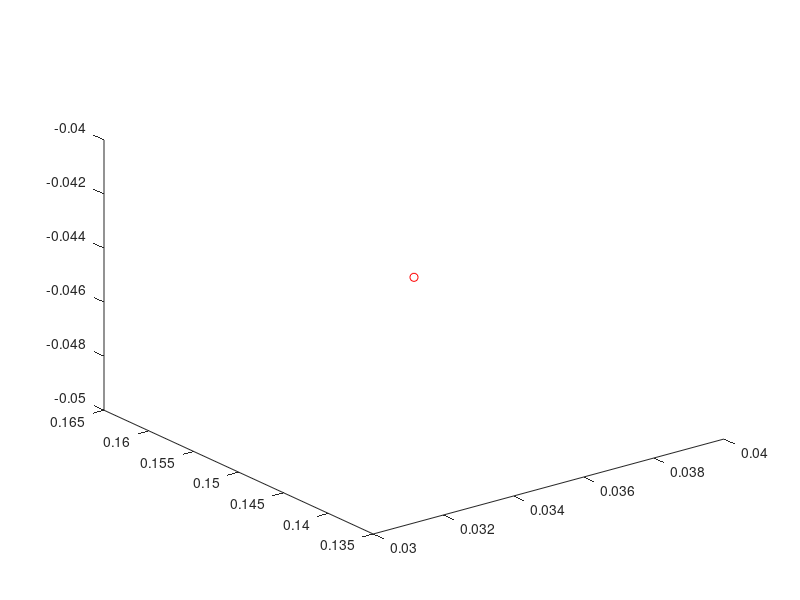

Here is the MATLAB script that generated this plot: (Note: this script raises an error after producing the figure.)
%% Inversekinematics_test
clc
clf

hold on
grid on
axis equal

%vf=pi/2;

x_in=0.040;
y_in=-0.060;
z_in=0.150;

x=x_in;
y=y_in;
z=z_in;

y_0=y;

P=[x z y];

%n=46;
n=100;
i=1;
r=0.05;

if(y > 0)
    display("ERROR! POSITIVE Y-VALUE!")
end

takeStep=1;

k=1;

for i=1:50
    
    if(n > 1 && takeStep)
        k=k+1;
        pause(.01)
        %x=r*cos(pi/20 * k);
        x=x-0.005;
        %z=r*sin(pi/20 * i);
        y=y_0+0.05*sin(pi*k/20);
    end
    
    if(n > 1 && ~takeStep)
        k=k+1;
        pause(.01)
        x=x+0.005;
        %z=r*sin(pi/20 * i);
    end
    
    if(k > 18)
        takeStep=~takeStep;
        k=1;
    end
    
    clf
    L1=0.095;
    L2=0.140;
    
    plot3(x,z,y,'or')

    coxa=0.047;
    
%     x_p=z*cos(vf);
%     z_p=z*sin(vf);
%     
%     x=z+x_p;
%     z=z+z_p;

    L=sqrt(x^2+z^2);
    HF=sqrt((L-coxa)^2+y^2);
    A1=atan((L-coxa)/-y);
    %A1=pi/2-A1;
    %A1=A1-pi/2;
    %A1=-A1;
    
    A2=acos((L2^2-L1^2-HF^2)/(-2*L1*HF));
    %A2=pi/2-A2;
    %A2=-A2; % Denna tillsammans med "A1=pi/2-A1" fick det att fungera för z=0
    
    B1=acos((HF^2-L1^2-L2^2)/(-2*L1*L2));
    %B1=pi/2-A2;
    
    v1=-(pi/2-A1-A2);
    %v1=A1+A2-pi/2;
    B2=pi-v1-B1;
    v2=pi/2-B1;
    v0=atan2(z,x);

    %v0 =  v0 - pi/4;
    
    P_0=[0,0,0];

    x0=cos(v0)*coxa;
    y0=0;
    z0=sin(v0)*coxa;
    P0=[x0,z0,y0];
    
    x1=cos(v0)*(coxa+L1*cos(v1));
    y1=sin(v1)*L1;
    z1=sin(v0)*(coxa+L1*cos(v1));

    P1=[x1,z1,y1];
    
    x2=x1+cos(v0)*L2*cos(B2);
    y2=y1-L2*sin(B2);
    %z2=z1+cos(v0)*sin(v0)*L2*cos(B2);
    z2=z1+sin(v0)*L2*cos(B2);

    P2=[x2 z2 y2];
    
    pts=[P0;P1;P2];
    pts2=[P_0;P0];

    xline(0)
    yline(0)

    line(pts2(:,1),pts2(:,2))
    line(pts(:,1),pts(:,2),pts(:,3))

    xlabel('x')
    ylabel('z')
    zlabel('y')

    view(3)
    
    xlim([-0.2 0.2])
    ylim([-0.2 0.2])
    zlim([-0.2 0.2])
    
end

display("L1 = "+norm(P1-P0))
display("L2 = "+norm(P2-P1))

display("HF = "+norm(P2-P0)+", ALSO: HF = "+HF)
display("0 to P2: "+norm(P-P0))

if(norm(P1-P0) ~= L1 || norm(P2-P1) ~= L2)
    display("Impossible!")
else
    display("GÜDD! L1 = L1, L2 = L2")
end

subspace(P2',P')*180/pi
subspace(P2',P')*180/pi

legend({"A1 ="+A1*180/pi,"A2 ="+A2*180/pi,"B1 ="+B1*180/pi,"B2 ="+B2*180/pi,"v1 ="+v1*180/pi,"v2 ="+v2*180/pi},'Location','southeast')
v0*180/3.14
v1*180/3.14
v2*180/3.14
